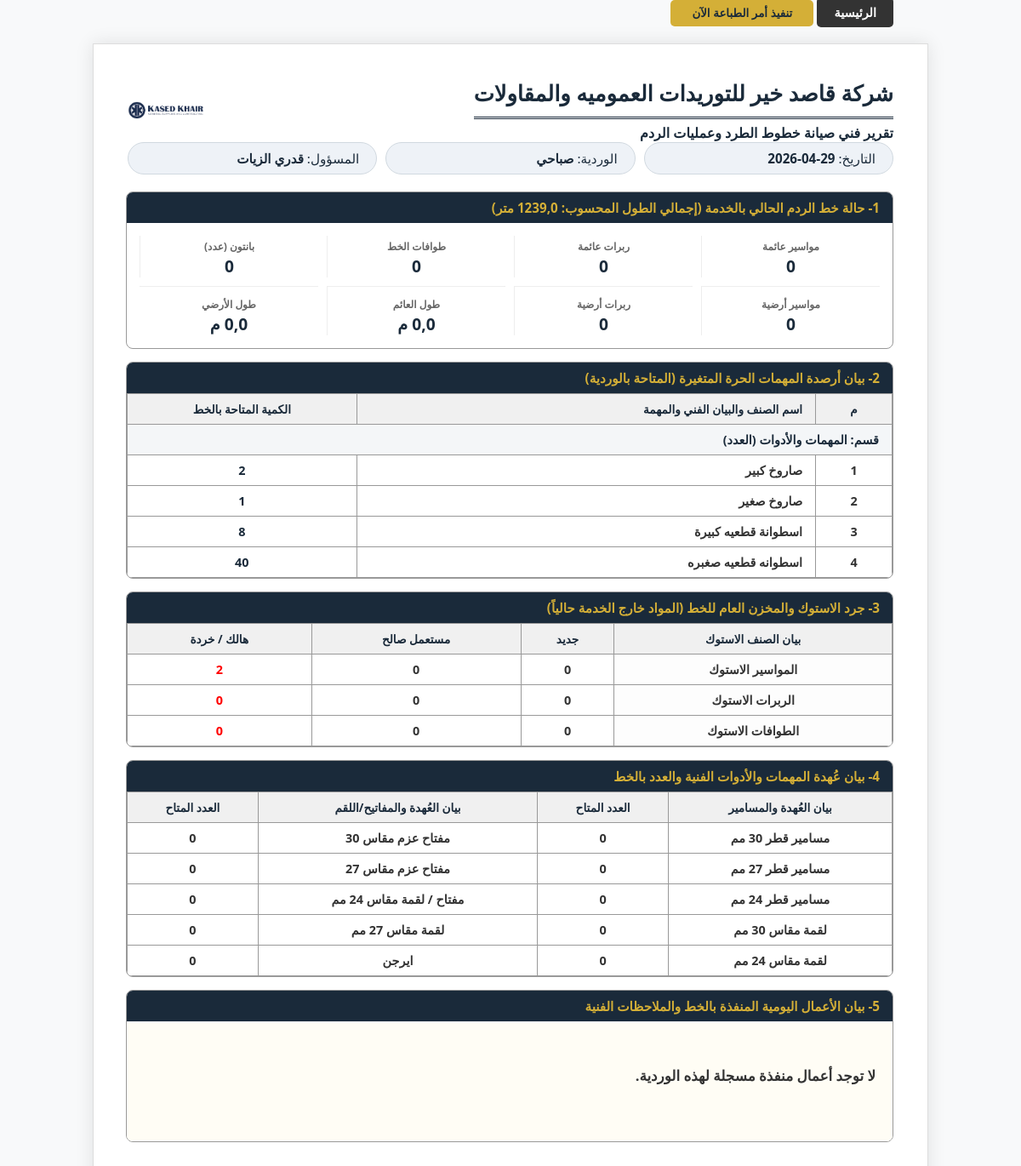
The page /pipe-report/2/ (signed in) on the database as committed earlier.
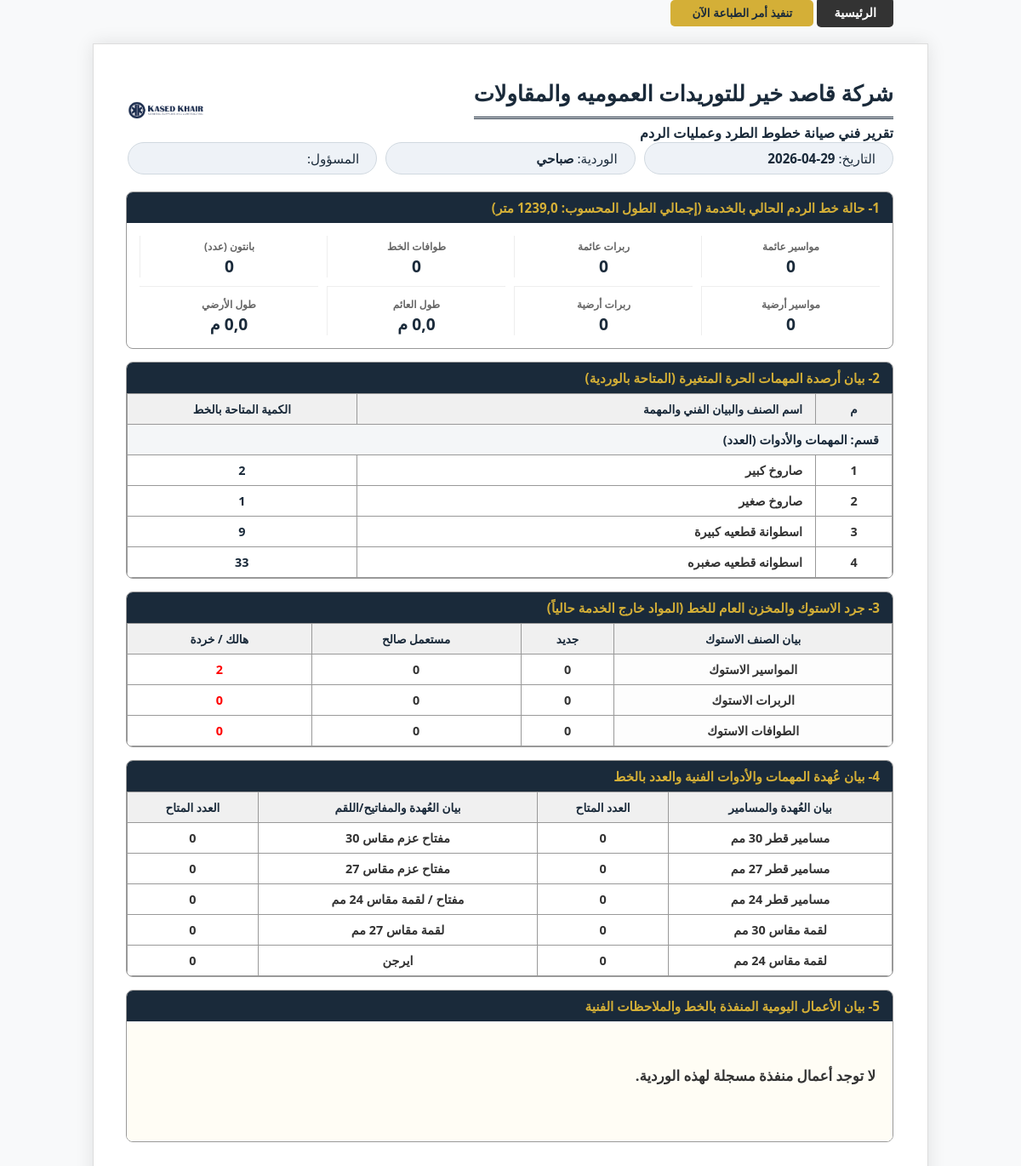
The same page on the database as committed later.
### core/models.py (models this page shows, shortened)
class PipeFighterOperations(models.Model):
    SHIFT_CHOICES = [('morning', 'صباحي'), ('night', 'مسائي')]
    date = models.DateField(auto_now_add=True, verbose_name="التاريخ")
    shift = models.CharField(max_length=10, choices=SHIFT_CHOICES, verbose_name="الوردية")
    operator_in_charge = models.ForeignKey('Staff', on_delete=models.SET_NULL, null=True, verbose_name="المسؤول")
    float_pipes = models.IntegerField(default=0, verbose_name="مواسير عائمة (عدد)")
    float_rubbers = models.IntegerField(default=0, verbose_name="ربرات عائمة (عدد)")
    float_pontoons = models.IntegerField(default=0, verbose_name="طوافات الخط (عدد)")
    float_pantons = models.IntegerField(default=0, verbose_name="بانتون (عدد)")
    float_anchors = models.IntegerField(default=0, verbose_name="مخاطيف الخط (عدد)")
    float_length = models.FloatField(default=0, editable=False, verbose_name="طول الخط العائم")
    land_pipes = models.IntegerField(default=0, verbose_name="مواسير أرضية (عدد)")
    land_rubbers = models.IntegerField(default=0, verbose_name="ربرات أرضية (عدد)")
    land_length = models.FloatField(default=0, editable=False, verbose_name="طول الخط الأرضي")
    total_line_length = models.FloatField(default=0, editable=False, verbose_name="إجمالي طول الخط")
    stock_pipes_new = models.IntegerField(default=0, verbose_name="مواسير جديدة")
    stock_pipes_used = models.IntegerField(default=0, verbose_name="مواسير مستعملة صالحة")
    stock_pipes_scrap = models.IntegerField(default=0, verbose_name="مواسير هالك")
    stock_rubbers_new = models.IntegerField(default=0, verbose_name="ربرات جديدة")
    stock_rubbers_used = models.IntegerField(default=0, verbose_name="ربرات مستعملة صالحة")
    stock_rubbers_scrap = models.IntegerField(default=0, verbose_name="ربرات هالك")
    stock_pontoons_new = models.IntegerField(default=0, verbose_name="طوافات جديدة")
    stock_pontoons_used = models.IntegerField(default=0, verbose_name="طوافات مستعملة صالحة")
    stock_pontoons_scrap = models.IntegerField(default=0, verbose_name="طوافات هالك")
    bolts_30 = models.IntegerField(default=0, verbose_name="مسامير 30مم")
    bolts_27 = models.IntegerField(default=0, verbose_name="مسامير 27مم")
    bolts_24 = models.IntegerField(default=0, verbose_name="مسامير 24مم")
    wrench_30 = models.IntegerField(default=0, verbose_name="مفتاح 30")
    wrench_27 = models.IntegerField(default=0, verbose_name="مفتاح 27")
    wrench_24 = models.IntegerField(default=0, verbose_name="مفتاح 24مم")
    socket_30 = models.IntegerField(default=0, verbose_name="لقمة 30مم")
    socket_27 = models.IntegerField(default=0, verbose_name="لقمة 27مم")
    socket_24 = models.IntegerField(default=0, verbose_name="لقمة 24مم")
    air_gun = models.IntegerField(default=0, verbose_name="ايرجن (عدد)")
    work_description = models.TextField(verbose_name="بيان الأعمال والملاحظات", blank=True, null=True)
    work_photos = models.ImageField(upload_to='pipe_fighter/', verbose_name="صور العمل", blank=True, null=True)
    class Meta:
        verbose_name = "تقرير بايب فايتر"
        verbose_name_plural = "تقارير بايب فايتر"

class Staff(models.Model):
    GROUP_CHOICES = [('A', 'مجموعة A'), ('B', 'مجموعة B'),('office', 'الإدارة'),('other', 'أخرى')]
    TEAM_TYPE = [('dredger', 'طاقم كراكة'), ('pipe_fighter', 'طاقم خط بحري'),('admin', 'الإدارة'),('other', 'أخرى')]
    ROLE_CHOICES = [
        ('engineer', 'مهندس'), # الخيار الجديد
        ('supervisor', 'مشرف'), # الخيار الجديد
        ('manager', 'مدير مشروع'),
        ('operator', 'مشغل'),
        ('marine', 'بحرية'),
        ('mechanic', 'ميكانيكا'),
        ('admin', 'إداري/سائق'),
    ]
    user = models.OneToOneField(User, on_delete=models.SET_NULL, null=True, blank=True, verbose_name="حساب المستخدم")
    name = models.CharField(max_length=100, verbose_name="الاسم بالكامل")
    group = models.CharField(max_length=10, choices=GROUP_CHOICES, verbose_name="المجموعة (الوردية)")
    team_type = models.CharField(max_length=20, choices=TEAM_TYPE, verbose_name="نوع الطاقم")
    role = models.CharField(max_length=30, choices=ROLE_CHOICES, verbose_name="الوظيفة")
    phone = models.CharField(max_length=15, verbose_name="رقم الهاتف", null=True, blank=True)
    dredger = models.ForeignKey('Dredger', on_delete=models.SET_NULL, null=True, blank=True)
    dredger = models.ForeignKey('Dredger', on_delete=models.SET_NULL, null=True, blank=True, verbose_name="الكراكة المعين عليها")
    class Meta:
        verbose_name = "موظف"
        verbose_name_plural = "دليل الموظفين"

class InventoryItem(models.Model):
    name = models.CharField(max_length=100, verbose_name="اسم الصنف")
    category = models.CharField(max_length=100, verbose_name="القسم (مثلاً: حبال، مواسير، عدد)")
    show_in_site = models.BooleanField(default=True, verbose_name="يظهر في مخزن البر (الموقع)")
    show_in_marine = models.BooleanField(default=False, verbose_name="يظهر في جرد الكراكة (البحرية)")
    show_in_pipe = models.BooleanField(default=False, verbose_name="يظهر في تقرير الخط (البايب فيتر)")
    quantity_site = models.FloatField(default=0, verbose_name="رصيد مخزن البر الحالي")
    quantity_marine = models.FloatField(default=0, verbose_name="رصيد بحرية الكراكة الحالي")
    quantity_pipe = models.FloatField(default=0, verbose_name="رصيد البايب فيتر الحالي")

### core/views.py (the view)
# urls.py: path('pipe-report/<int:report_id>/', views.pipe_report_detail, name='pipe_report_detail'),
@login_required
def pipe_report_detail(request, report_id):
    from .models import PipeFighterOperations, InventoryItem
    from django.shortcuts import render, get_object_or_404
    from django.utils import timezone
    report = get_object_or_404(PipeFighterOperations, id=report_id)
    all_items = InventoryItem.objects.filter(show_in_pipe=True).order_by('category', 'id')
    categorized_data = {}
    for item in all_items:
        item.quantity_found = item.quantity_pipe
        cat = item.category if item.category else "مهمات عامة"
        if cat == "الاستوك" or cat == "أخرى":
            continue
        if cat not in categorized_data:
            categorized_data[cat] = []
        categorized_data[cat].append(item)
    stock_data = {
        'pipes_new': {'quantity_pipe': report.stock_pipes_new},
        'pipes_used': {'quantity_pipe': report.stock_pipes_used},
        'pipes_scrap': {'quantity_pipe': report.stock_pipes_scrap},
        'rubbers_new': {'quantity_pipe': report.stock_rubbers_new},
        'rubbers_used': {'quantity_pipe': report.stock_rubbers_used},
        'rubbers_scrap': {'quantity_pipe': report.stock_rubbers_scrap},
        'pontoons_new': {'quantity_pipe': report.stock_pontoons_new},
        'pontoons_used': {'quantity_pipe': report.stock_pontoons_used},
        'pontoons_scrap': {'quantity_pipe': report.stock_pontoons_scrap},
    }
    return render(request, 'core/pipe_report_detail.html', {
        'report': report,
        'categorized_data': categorized_data,
        'stock': stock_data,
        'date': timezone.now()
    })

### core/templates/core/pipe_report_detail.html (shortened to what the changed rows need)
{% load static %}
<!DOCTYPE html>
<html lang="ar" dir="rtl">
<head>
</head>
<body>
<div class="report-paper">
    <div class="d-flex justify-content-between align-items-center mb-4" style="display: flex; justify-content: space-between; align-items: center;">
        <div>
            <h2 class="header-title mb-0" style="margin:0;">شركة قاصد خير للتوريدات العموميه والمقاولات</h2>
        </div>
    </div>
    <div class="row mb-4 text-center" style="display: flex; gap: 10px; margin-bottom: 20px;">
        <div style="flex: 1;"><div class="badge-info-custom">التاريخ: <b>{{ report.date|date:"d-m-Y" }}</b></div></div>
        <div style="flex: 1;"><div class="badge-info-custom">الوردية: <b>{{ report.get_shift_display }}</b></div></div>
        <div style="flex: 1;"><div class="badge-info-custom">المسؤول: <b>{{ report.operator_in_charge.name }}</b></div></div>
    </div>
    <div class="section-box">
        <div class="section-header">1- حالة خط الردم الحالي بالخدمة (إجمالي الطول المحسوب: {{ report.total_line_length }} متر)</div>
        <div class="stat-grid">
            <div class="stat-item"><span class="stat-lbl">مواسير عائمة</span><span class="stat-val text-primary">{{ report.float_pipes }}</span></div>
            <div class="stat-item"><span class="stat-lbl">ربرات عائمة</span><span class="stat-val text-primary">{{ report.float_rubbers }}</span></div>
            <div class="stat-item"><span class="stat-lbl">طوافات الخط</span><span class="stat-val text-primary">{{ report.float_pontoons }}</span></div>
            <div class="stat-item"><span class="stat-lbl">بانتون (عدد)</span><span class="stat-val text-primary">{{ report.float_pantons }}</span></div>
            <div class="stat-item border-top pt-2" style="border-top: 1px solid #eee; padding-top: 8px;"><span class="stat-lbl">مواسير أرضية</span><span class="stat-val text-success">{{ report.land_pipes }}</span></div>
            <div class="stat-item border-top pt-2" style="border-top: 1px solid #eee; padding-top: 8px;"><span class="stat-lbl">ربرات أرضية</span><span class="stat-val text-success">{{ report.land_rubbers }}</span></div>
            <div class="stat-item border-top pt-2" style="border-top: 1px solid #eee; padding-top: 8px;"><span class="stat-lbl">طول العائم</span><span class="stat-val text-danger">{{ report.float_length }} م</span></div>
            <div class="stat-item border-top pt-2" style="border-top: 1px solid #eee; padding-top: 8px;"><span class="stat-lbl">طول الأرضي</span><span class="stat-val text-danger">{{ report.land_length }} م</span></div>
        </div>
    </div>
    <div class="section-box">
        <table class="table-custom">
            <thead>
                <tr>
                    <th style="width: 10%;">م</th>
                    <th style="width: 60%; text-align: right; padding-right: 15px;">اسم الصنف والبيان الفني والمهمة</th>
                    <th style="width: 30%;">الكمية المتاحة بالخط</th>
                </tr>
            </thead>
            <tbody>
                {% for category, items in categorized_data.items %}
                {% if category != "الاستوك" and category != "أخرى" %}
                <tr>
                    <td colspan="3" class="cat-title" style="background:#f4f6f8; font-weight:800; text-align:right; padding-right:15px;"> قسم: {{ category }}</td>
                </tr>
                    {% for item in items %}
                    <tr>
                        <td>{{ forloop.counter }}</td>
                        <td style="text-align: right; padding-right: 15px;">{{ item.name }}</td>
                        <td style="color: var(--navy); font-weight: 900;">{{ item.quantity_found|floatformat:0 }}</td>
                    </tr>
                    {% endfor %}
                {% endif %}
                {% empty %}
                <tr>
                    <td colspan="3" style="color: #666; padding: 15px;">لا توجد أصناف متغيرة مضافة للخط حالياً.</td>
                </tr>
                {% endfor %}
            </tbody>
        </table>
    </div>
    <div class="section-box">
        <table class="table-custom">
            <thead>
                <tr>
                    <th>بيان الصنف الاستوك</th>
                    <th>جديد</th>
                    <th>مستعمل صالح</th>
                    <th>هالك / خردة</th>
                </tr>
            </thead>
        </table>
    </div>
    <div class="section-box">
        <table class="table-custom">
            <thead>
                <tr>
                    <th>بيان العُهدة والمسامير</th><th>العدد المتاح</th>
                    <th>بيان العُهدة والمفاتيح/اللقم</th><th>العدد المتاح</th>
                </tr>
            </thead>
            <tbody>
                <tr>
                    <td>مسامير قطر 30 مم</td><td>{{ report.bolts_30 }}</td>
                    <td>مفتاح عزم مقاس 30</td><td>{{ report.wrench_30 }}</td>
                </tr>
                <tr>
                    <td>مسامير قطر 27 مم</td><td>{{ report.bolts_27 }}</td>
                    <td>مفتاح عزم مقاس 27</td><td>{{ report.wrench_27 }}</td>
                </tr>
                <tr>
                    <td>مسامير قطر 24 مم</td><td>{{ report.bolts_24 }}</td>
                    <td>مفتاح / لقمة مقاس 24 مم</td><td>{{ report.wrench_24 }}</td>
                </tr>
                <tr>
                    <td>لقمة مقاس 30 مم</td><td>{{ report.socket_30 }}</td>
                    <td>لقمة مقاس 27 مم</td><td>{{ report.socket_27 }}</td>
                </tr>
                <tr>
                    <td>لقمة مقاس 24 مم</td><td>{{ report.socket_24 }}</td>
                    <td> ايرجن  </td><td>{{ report.air_gun }}</td>
                </tr>
            </tbody>
        </table>
    </div>
    <div class="section-box">
        <div class="section-header">5- بيان الأعمال اليومية المنفذة بالخط والملاحظات الفنية</div>
        <div class="work-description-box">
            {{ report.work_description|default:"لا توجد أعمال منفذة مسجلة لهذه الوردية." }}
        </div>
    </div>
</body>
</html>

Rows that differ between the two databases and show on the page:
changed PipeFighterOperations "لا توجد أعمال منفذة مسجلة لهذه الوردية.": operator_in_charge.name "قدري الزيات" → (not shown)
changed InventoryItem "اسطوانة قطعيه كبيرة": quantity_found "8" → "9"
changed InventoryItem "اسطوانه قطعيه صغبره": quantity_found "40" → "33"
